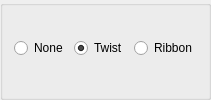
                  <widget class="QGroupBox" name="horizontalGroupBox">
                   <layout class="QHBoxLayout" name="horizontalLayout_32">
                    <property name="topMargin">
                     <number>5</number>
                    </property>
                    <item>
                     <widget class="QRadioButton" name="radioButton">
                      <property name="text">
                       <string>None</string>
                      </property>
                     </widget>
                    </item>
                    <item>
                     <widget class="QRadioButton" name="ArmsTwistBtn">
                      <property name="maximumSize">
                       <size>
                        <width>16777215</width>
                        <height>16777215</height>
                       </size>
                      </property>
                      <property name="text">
                       <string>Twist</string>
                      </property>
                      <property name="checked">
                       <bool>true</bool>
                      </property>
                     </widget>
                    </item>
                    <item>
                     <widget class="QRadioButton" name="ArmsRibonBtn">
                      <property name="text">
                       <string>Ribbon</string>
                      </property>
                     </widget>
                    </item>
                   </layout>
                  </widget>
